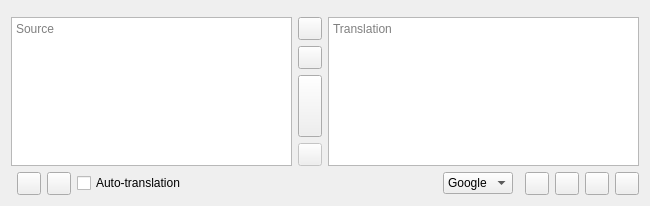
<?xml version="1.0" encoding="UTF-8"?>
<ui version="4.0">
 <class>MainWindow</class>
 <widget class="QMainWindow" name="MainWindow">
  <property name="geometry">
   <rect>
    <x>0</x>
    <y>0</y>
    <width>650</width>
    <height>206</height>
   </rect>
  </property>
  <property name="windowTitle">
   <string notr="true">Crow Translate</string>
  </property>
  <property name="windowIcon">
   <iconset theme="crow-translate">
    <normaloff>.</normaloff>.</iconset>
  </property>
  <widget class="QWidget" name="centralWidget">
   <layout class="QHBoxLayout" name="centralLayout">
    <item>
     <layout class="QGridLayout" name="sourceLayout">
      <item row="5" column="0">
       <layout class="QHBoxLayout" name="sourceButtonsLayout">
        <item>
         <widget class="SpeakButtons" name="sourceSpeakButtons" native="true">
          <property name="enabled">
           <bool>false</bool>
          </property>
         </widget>
        </item>
        <item>
         <widget class="QToolButton" name="copySourceButton">
          <property name="toolTip">
           <string>Copy source text to the clipboard</string>
          </property>
          <property name="icon">
           <iconset theme="edit-copy">
            <normaloff>.</normaloff>.</iconset>
          </property>
         </widget>
        </item>
        <item>
         <widget class="QToolButton" name="delayedRecognizeScreenAreaButton">
          <property name="toolTip">
           <string>Recognize screen area with delay</string>
          </property>
          <property name="icon">
           <iconset theme="transform-crop">
            <normaloff>.</normaloff>.</iconset>
          </property>
         </widget>
        </item>
        <item>
         <widget class="QCheckBox" name="autoTranslateCheckBox">
          <property name="sizePolicy">
           <sizepolicy hsizetype="Expanding" vsizetype="Fixed">
            <horstretch>0</horstretch>
            <verstretch>0</verstretch>
           </sizepolicy>
          </property>
          <property name="minimumSize">
           <size>
            <width>1</width>
            <height>1</height>
           </size>
          </property>
          <property name="text">
           <string extracomment="The text should be short to fit in portrait orientation on phones.">Auto-translation</string>
          </property>
         </widget>
        </item>
       </layout>
      </item>
      <item row="4" column="1">
       <widget class="QToolButton" name="abortButton">
        <property name="enabled">
         <bool>false</bool>
        </property>
        <property name="toolTip">
         <string>Cancel</string>
        </property>
        <property name="icon">
         <iconset theme="dialog-cancel">
          <normaloff>.</normaloff>.</iconset>
        </property>
       </widget>
      </item>
      <item row="1" column="1">
       <widget class="QToolButton" name="swapButton">
        <property name="toolTip">
         <string>Swap languages</string>
        </property>
        <property name="icon">
         <iconset theme="object-flip-horizontal">
          <normaloff>.</normaloff>.</iconset>
        </property>
       </widget>
      </item>
      <item row="0" column="0">
       <widget class="LanguageButtonsWidget" name="sourceLanguagesWidget" native="true">
        <property name="sizePolicy">
         <sizepolicy hsizetype="Preferred" vsizetype="Preferred">
          <horstretch>0</horstretch>
          <verstretch>0</verstretch>
         </sizepolicy>
        </property>
       </widget>
      </item>
      <item row="1" column="0" rowspan="4">
       <widget class="SourceTextEdit" name="sourceEdit">
        <property name="tabChangesFocus">
         <bool>true</bool>
        </property>
        <property name="placeholderText">
         <string>Source</string>
        </property>
       </widget>
      </item>
      <item row="2" column="1">
       <widget class="QToolButton" name="clearButton">
        <property name="toolTip">
         <string>Clear</string>
        </property>
        <property name="icon">
         <iconset theme="edit-clear-all">
          <normaloff>.</normaloff>.</iconset>
        </property>
       </widget>
      </item>
      <item row="3" column="1">
       <widget class="QToolButton" name="translateButton">
        <property name="sizePolicy">
         <sizepolicy hsizetype="Fixed" vsizetype="Expanding">
          <horstretch>0</horstretch>
          <verstretch>0</verstretch>
         </sizepolicy>
        </property>
        <property name="toolTip">
         <string>Translate</string>
        </property>
        <property name="icon">
         <iconset theme="go-next">
          <normaloff>.</normaloff>.</iconset>
        </property>
       </widget>
      </item>
     </layout>
    </item>
    <item>
     <layout class="QVBoxLayout" name="translationLayout">
      <item>
       <widget class="LanguageButtonsWidget" name="translationLanguagesWidget" native="true">
        <property name="layoutDirection">
         <enum>Qt::RightToLeft</enum>
        </property>
       </widget>
      </item>
      <item>
       <widget class="TranslationEdit" name="translationEdit">
        <property name="styleSheet">
         <string notr="true"/>
        </property>
        <property name="readOnly">
         <bool>true</bool>
        </property>
        <property name="placeholderText">
         <string>Translation</string>
        </property>
       </widget>
      </item>
      <item>
       <layout class="QHBoxLayout" name="translationButtonsLayout">
        <item>
         <spacer name="translationButtonsSpacer">
          <property name="orientation">
           <enum>Qt::Horizontal</enum>
          </property>
          <property name="sizeHint" stdset="0">
           <size>
            <width>40</width>
            <height>20</height>
           </size>
          </property>
         </spacer>
        </item>
        <item>
         <widget class="QComboBox" name="engineComboBox">
          <property name="minimumSize">
           <size>
            <width>1</width>
            <height>1</height>
           </size>
          </property>
          <item>
           <property name="text">
            <string notr="true">Google</string>
           </property>
           <property name="icon">
            <iconset resource="../data/icons/engines/engines.qrc">
             <normaloff>:/icons/engines/google.svg</normaloff>:/icons/engines/google.svg</iconset>
           </property>
          </item>
          <item>
           <property name="text">
            <string notr="true">Bing</string>
           </property>
           <property name="icon">
            <iconset resource="../data/icons/engines/engines.qrc">
             <normaloff>:/icons/engines/bing.svg</normaloff>:/icons/engines/bing.svg</iconset>
           </property>
          </item>
          <item>
           <property name="text">
            <string notr="true">Mozhi</string>
           </property>
           <property name="icon">
            <iconset resource="../data/icons/engines/engines.qrc">
             <normaloff>:/icons/engines/mozhi.svg</normaloff>:/icons/engines/mozhi.svg</iconset>
           </property>
          </item>
         </widget>
        </item>
        <item>
         <widget class="SpeakButtons" name="translationSpeakButtons" native="true">
          <property name="enabled">
           <bool>false</bool>
          </property>
         </widget>
        </item>
        <item>
         <widget class="QToolButton" name="copyTranslationButton">
          <property name="toolTip">
           <string>Copy translation to the clipboard</string>
          </property>
          <property name="icon">
           <iconset theme="edit-copy">
            <normaloff>.</normaloff>.</iconset>
          </property>
         </widget>
        </item>
        <item>
         <widget class="QToolButton" name="copyAllTranslationButton">
          <property name="toolTip">
           <string>Copy all translation data to the clipboard</string>
          </property>
          <property name="icon">
           <iconset theme="edit-select-all">
            <normaloff>.</normaloff>.</iconset>
          </property>
         </widget>
        </item>
        <item>
         <widget class="QToolButton" name="delayedTranslateScreenAreaButton">
          <property name="toolTip">
           <string>Translate screen area with delay</string>
          </property>
          <property name="icon">
           <iconset theme="transform-crop">
            <normaloff>.</normaloff>.</iconset>
          </property>
         </widget>
        </item>
        <item>
         <widget class="QToolButton" name="settingsButton">
          <property name="toolTip">
           <string>Application settings</string>
          </property>
          <property name="icon">
           <iconset theme="configure">
            <normaloff>.</normaloff>.</iconset>
          </property>
         </widget>
        </item>
       </layout>
      </item>
     </layout>
    </item>
   </layout>
  </widget>
 </widget>
 <layoutdefault spacing="6" margin="11"/>
 <customwidgets>
  <customwidget>
   <class>SpeakButtons</class>
   <extends>QWidget</extends>
   <header>speakbuttons.h</header>
   <container>1</container>
   <slots>
    <signal>playerMediaRequested()</signal>
    <slot>stopSpeaking()</slot>
   </slots>
  </customwidget>
  <customwidget>
   <class>LanguageButtonsWidget</class>
   <extends>QWidget</extends>
   <header>languagebuttonswidget.h</header>
   <container>1</container>
  </customwidget>
  <customwidget>
   <class>SourceTextEdit</class>
   <extends>QPlainTextEdit</extends>
   <header>sourcetextedit.h</header>
   <slots>
    <signal>sourceEmpty(bool)</signal>
    <signal>textEdited()</signal>
    <slot>stopEditTimer()</slot>
   </slots>
  </customwidget>
  <customwidget>
   <class>TranslationEdit</class>
   <extends>QTextEdit</extends>
   <header>translationedit.h</header>
   <slots>
    <signal>translationEmpty(bool)</signal>
   </slots>
  </customwidget>
 </customwidgets>
 <tabstops>
  <tabstop>sourceEdit</tabstop>
  <tabstop>translationEdit</tabstop>
  <tabstop>swapButton</tabstop>
  <tabstop>clearButton</tabstop>
  <tabstop>translateButton</tabstop>
  <tabstop>abortButton</tabstop>
  <tabstop>copySourceButton</tabstop>
  <tabstop>autoTranslateCheckBox</tabstop>
  <tabstop>engineComboBox</tabstop>
  <tabstop>copyTranslationButton</tabstop>
  <tabstop>copyAllTranslationButton</tabstop>
  <tabstop>settingsButton</tabstop>
 </tabstops>
 <resources>
  <include location="../data/icons/engines/engines.qrc"/>
 </resources>
 <connections>
  <connection>
   <sender>swapButton</sender>
   <signal>clicked()</signal>
   <receiver>MainWindow</receiver>
   <slot>swapLanguages()</slot>
   <hints>
    <hint type="sourcelabel">
     <x>324</x>
     <y>22</y>
    </hint>
    <hint type="destinationlabel">
     <x>324</x>
     <y>149</y>
    </hint>
   </hints>
  </connection>
  <connection>
   <sender>settingsButton</sender>
   <signal>clicked()</signal>
   <receiver>MainWindow</receiver>
   <slot>openSettings()</slot>
   <hints>
    <hint type="sourcelabel">
     <x>626</x>
     <y>276</y>
    </hint>
    <hint type="destinationlabel">
     <x>324</x>
     <y>149</y>
    </hint>
   </hints>
  </connection>
  <connection>
   <sender>engineComboBox</sender>
   <signal>currentIndexChanged(int)</signal>
   <receiver>MainWindow</receiver>
   <slot>markContentAsChanged()</slot>
   <hints>
    <hint type="sourcelabel">
     <x>403</x>
     <y>276</y>
    </hint>
    <hint type="destinationlabel">
     <x>324</x>
     <y>102</y>
    </hint>
   </hints>
  </connection>
  <connection>
   <sender>copySourceButton</sender>
   <signal>clicked()</signal>
   <receiver>MainWindow</receiver>
   <slot>copySourceText()</slot>
   <hints>
    <hint type="sourcelabel">
     <x>98</x>
     <y>276</y>
    </hint>
    <hint type="destinationlabel">
     <x>324</x>
     <y>149</y>
    </hint>
   </hints>
  </connection>
  <connection>
   <sender>autoTranslateCheckBox</sender>
   <signal>toggled(bool)</signal>
   <receiver>MainWindow</receiver>
   <slot>setListenForContentChanges(bool)</slot>
   <hints>
    <hint type="sourcelabel">
     <x>205</x>
     <y>276</y>
    </hint>
    <hint type="destinationlabel">
     <x>324</x>
     <y>149</y>
    </hint>
   </hints>
  </connection>
  <connection>
   <sender>copyTranslationButton</sender>
   <signal>clicked()</signal>
   <receiver>MainWindow</receiver>
   <slot>copyTranslation()</slot>
   <hints>
    <hint type="sourcelabel">
     <x>550</x>
     <y>276</y>
    </hint>
    <hint type="destinationlabel">
     <x>324</x>
     <y>149</y>
    </hint>
   </hints>
  </connection>
  <connection>
   <sender>copyAllTranslationButton</sender>
   <signal>clicked()</signal>
   <receiver>MainWindow</receiver>
   <slot>copyAllTranslationInfo()</slot>
   <hints>
    <hint type="sourcelabel">
     <x>588</x>
     <y>276</y>
    </hint>
    <hint type="destinationlabel">
     <x>324</x>
     <y>149</y>
    </hint>
   </hints>
  </connection>
  <connection>
   <sender>abortButton</sender>
   <signal>clicked()</signal>
   <receiver>MainWindow</receiver>
   <slot>cancelOperation()</slot>
   <hints>
    <hint type="sourcelabel">
     <x>324</x>
     <y>221</y>
    </hint>
    <hint type="destinationlabel">
     <x>324</x>
     <y>149</y>
    </hint>
   </hints>
  </connection>
  <connection>
   <sender>translateButton</sender>
   <signal>clicked()</signal>
   <receiver>sourceEdit</receiver>
   <slot>stopEditTimer()</slot>
   <hints>
    <hint type="sourcelabel">
     <x>324</x>
     <y>122</y>
    </hint>
    <hint type="destinationlabel">
     <x>154</x>
     <y>141</y>
    </hint>
   </hints>
  </connection>
  <connection>
   <sender>sourceEdit</sender>
   <signal>sourceEmpty(bool)</signal>
   <receiver>sourceSpeakButtons</receiver>
   <slot>setDisabled(bool)</slot>
   <hints>
    <hint type="sourcelabel">
     <x>154</x>
     <y>141</y>
    </hint>
    <hint type="destinationlabel">
     <x>6</x>
     <y>261</y>
    </hint>
   </hints>
  </connection>
  <connection>
   <sender>translationEdit</sender>
   <signal>translationEmpty(bool)</signal>
   <receiver>translationSpeakButtons</receiver>
   <slot>setDisabled(bool)</slot>
   <hints>
    <hint type="sourcelabel">
     <x>495</x>
     <y>141</y>
    </hint>
    <hint type="destinationlabel">
     <x>528</x>
     <y>261</y>
    </hint>
   </hints>
  </connection>
  <connection>
   <sender>clearButton</sender>
   <signal>clicked()</signal>
   <receiver>MainWindow</receiver>
   <slot>clearText()</slot>
   <hints>
    <hint type="sourcelabel">
     <x>324</x>
     <y>61</y>
    </hint>
    <hint type="destinationlabel">
     <x>324</x>
     <y>142</y>
    </hint>
   </hints>
  </connection>
  <connection>
   <sender>sourceEdit</sender>
   <signal>textChanged()</signal>
   <receiver>sourceSpeakButtons</receiver>
   <slot>stopSpeaking()</slot>
   <hints>
    <hint type="sourcelabel">
     <x>158</x>
     <y>134</y>
    </hint>
    <hint type="destinationlabel">
     <x>9</x>
     <y>256</y>
    </hint>
   </hints>
  </connection>
  <connection>
   <sender>delayedRecognizeScreenAreaButton</sender>
   <signal>clicked()</signal>
   <receiver>MainWindow</receiver>
   <slot>delayedRecognizeScreenArea()</slot>
   <hints>
    <hint type="sourcelabel">
     <x>67</x>
     <y>181</y>
    </hint>
    <hint type="destinationlabel">
     <x>324</x>
     <y>102</y>
    </hint>
   </hints>
  </connection>
  <connection>
   <sender>delayedTranslateScreenAreaButton</sender>
   <signal>clicked()</signal>
   <receiver>MainWindow</receiver>
   <slot>delayedTranslateScreenArea()</slot>
   <hints>
    <hint type="sourcelabel">
     <x>587</x>
     <y>181</y>
    </hint>
    <hint type="destinationlabel">
     <x>324</x>
     <y>102</y>
    </hint>
   </hints>
  </connection>
  <connection>
   <sender>sourceEdit</sender>
   <signal>textEdited()</signal>
   <receiver>MainWindow</receiver>
   <slot>markContentAsChanged()</slot>
   <hints>
    <hint type="sourcelabel">
     <x>144</x>
     <y>85</y>
    </hint>
    <hint type="destinationlabel">
     <x>324</x>
     <y>102</y>
    </hint>
   </hints>
  </connection>
  <connection>
   <sender>autoTranslateCheckBox</sender>
   <signal>toggled(bool)</signal>
   <receiver>MainWindow</receiver>
   <slot>markContentAsChanged()</slot>
   <hints>
    <hint type="sourcelabel">
     <x>185</x>
     <y>181</y>
    </hint>
    <hint type="destinationlabel">
     <x>324</x>
     <y>102</y>
    </hint>
   </hints>
  </connection>
 </connections>
 <slots>
  <slot>swapLanguages()</slot>
  <slot>openSettings()</slot>
  <slot>setListenForContentChanges(bool)</slot>
  <slot>copySourceText()</slot>
  <slot>copyTranslation()</slot>
  <slot>copyAllTranslationInfo()</slot>
  <slot>cancelOperation()</slot>
  <slot>clearText()</slot>
  <slot>delayedRecognizeScreenArea()</slot>
  <slot>delayedTranslateScreenArea()</slot>
  <slot>markContentAsChanged()</slot>
 </slots>
</ui>
